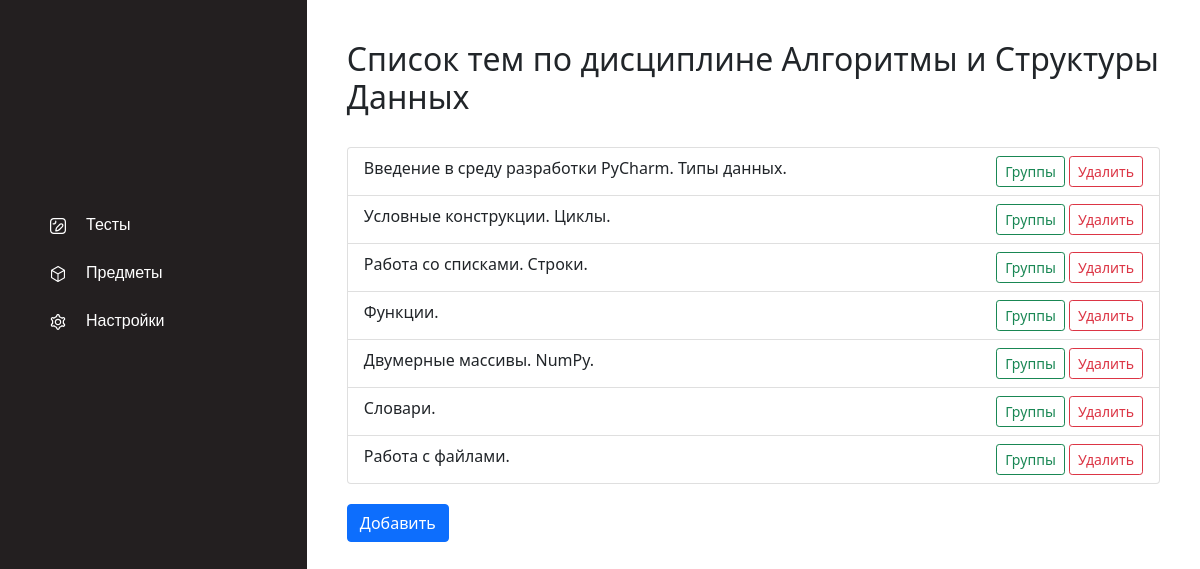
/subjects/topics/?subject=1 (signed in), run on the app's committed database.
### tests/models.py (models this page shows)
class Subject(models.Model):
    name = models.CharField(max_length=50)

class Topic(models.Model):
    subject = models.ForeignKey(Subject, on_delete=models.CASCADE)
    name = models.CharField(max_length=50)

### results/views.py (the view)
# urls.py: path('topics/', views.show_topics, name='show topics'),
@login_required(login_url='/account/auth/', redirect_field_name='')
def show_topics(request):
    subject = Subject.objects.get(id=request.GET.get("subject"))
    return render(request, 'subjects/topics.html', {'data': Topic.objects.filter(subject=subject), 'subject': subject})

### templates/subjects/topics.html (shortened to what this page needs)
{% extends "tests/../base.html" %}
{% block content %}
    <h2 style="margin-bottom: 30px">Список тем по дисциплине {{ subject.name }}</h2>
    <ul class="list-group">
    {% for topic in data %}
        <li class="list-group-item">
            <div class="row justify-content-between">
                <div class="col-auto">{{ topic.name }}</div>
                <div class="col-auto">
                    <a href="groups/?topic={{ topic.id }}"><button type="button" class="btn btn-outline-success btn-sm">Группы</button></a>
                    <a href="remove/?topic={{ topic.id }}"><button type="button" class="btn btn-outline-danger btn-sm">Удалить</button></a>
                    </div>
            </div>
        </li>
    {% endfor %}
    </ul>
    <button type="button" class="btn btn-primary" data-bs-toggle="modal" data-bs-target="#exampleModal" style="margin-top: 20px">Добавить</button>
{% endblock content %}

### tests/static/css/base.css (style rules this page uses)
html, body { height: 100%; }

### data on the page
Subject: name "Алгоритмы и Структуры Данных"
Topic: name "Введение в среду разработки PyCharm. Типы данных."
Topic: name "Условные конструкции. Циклы."
Topic: name "Работа со списками. Строки."
Topic: name "Функции."
Topic: name "Двумерные массивы. NumPy."
Topic: name "Словари."
Topic: name "Работа с файлами."
